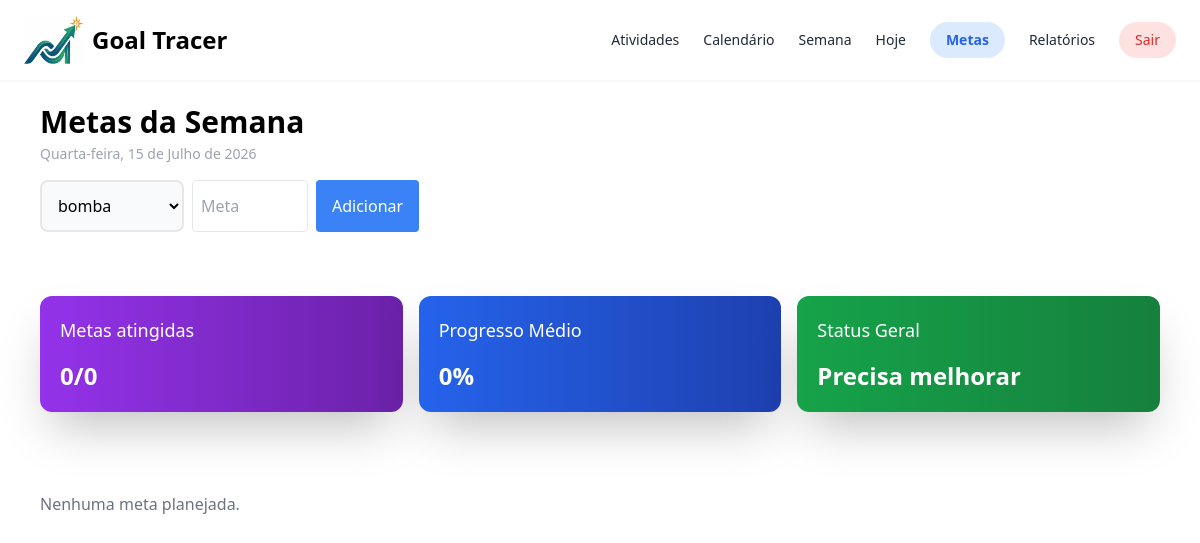
/metas/ (signed in), run on an earlier commit of the app's database.
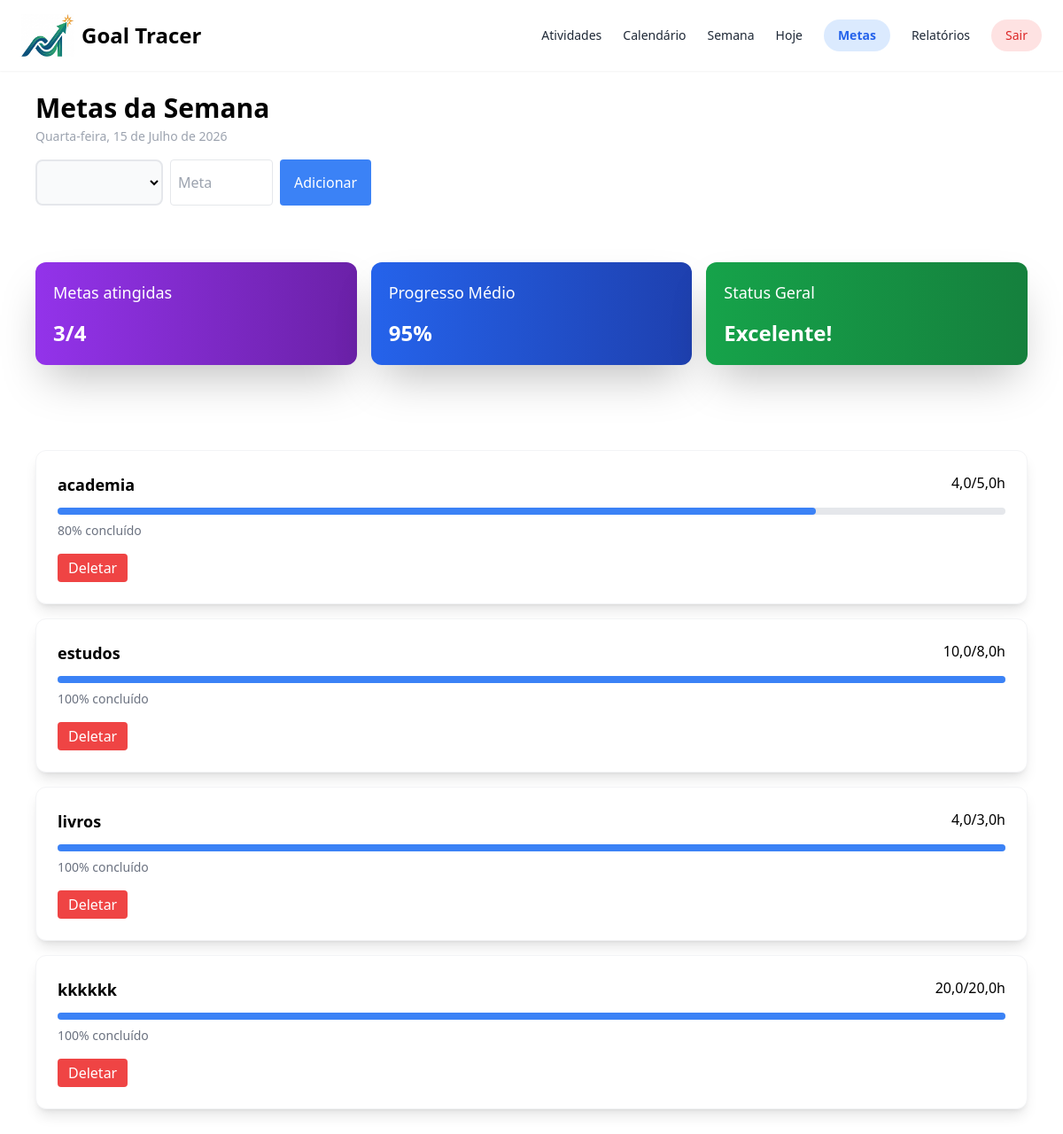
And on a later commit of the database.
### home/models.py (models this page shows, shortened)
class Meta(models.Model):
    semana = models.BigIntegerField(default=1)
    meta_horas = models.FloatField(default=0.0)
    atividade = models.ForeignKey(Atividade, on_delete=models.CASCADE, related_name="vinculos_metas")

class Atividade(models.Model):
    nome = models.CharField(max_length=200) # unique=True evita nomes duplicados
    usuario = models.ForeignKey(User, on_delete=models.CASCADE, related_name="atividades")
    class Meta:
        unique_together = ('nome', 'usuario')  # nome pode repetir ENTRE usuários, mas nao pro MESMO usuario

### home/views.py (the view, shortened to what this page needs)
# urls.py: path('metas/', views.metas, name='metas'),
def metas(request):
    if not request.user.is_authenticated:
        if request.method == "POST":
            return JsonResponse({"erro": "Não autenticado"}, status=401)
        return redirect('login')
    context = gerar_dados_metas(request.user)
    return render(request, "home/metas.html", context)

### home/views.py (called while the page is built)
def data_formatada():
    hoje_data = timezone.localdate()
    dia_semana_hoje = DIAS[hoje_data.weekday()]
    dias_extenso = {
        "Segunda": "Segunda-feira",
        "Terça": "Terça-feira",
        "Quarta": "Quarta-feira",
        "Quinta": "Quinta-feira",
        "Sexta": "Sexta-feira",
        "Sábado": "Sábado",
        "Domingo": "Domingo",
    }
    meses = ["", "Janeiro", "Fevereiro", "Março", "Abril", "Maio", "Junho",
             "Julho", "Agosto", "Setembro", "Outubro", "Novembro", "Dezembro"]
    data_formatada = f"{dias_extenso[dia_semana_hoje]}, {hoje_data.day} de {meses[hoje_data.month]} de {hoje_data.year}"
    return data_formatada

def gerar_estatisticas_metas(usuario, nome_atividade=None):
    novameta = None
    metas = Meta.objects.filter(atividade__usuario=usuario)
    for meta in metas:
        consulta_HorasMeta_semana = AtividadeDoDia.objects.filter(atividade_id=meta.atividade_id).aggregate(total_horas=Sum('horas_feitas'))
        meta.horas_semana = consulta_HorasMeta_semana['total_horas'] or 0.0
        meta.percentual = 0 if meta.meta_horas == 0 else min(
            int((meta.horas_semana / meta.meta_horas) * 100),
            100
        )
        if nome_atividade == meta.atividade.nome:
            novameta = meta
    return (metas, novameta)

### templates/home/metas.html (shortened to what this page needs)
<!DOCTYPE html>
<html lang="pt-BR">
    <head>
        {% load static %}
        <script src="https://cdn.tailwindcss.com"></script>
    </head>
    <body>
        <nav class="bg-white-600 flex shadow-sm px-6 py-4 justify-between">
            <div class="flex">
                {% load static %}
                <img src="{% static 'img/small-logo.png' %}" alt="Logo" class="w-[60px] h-auto">
                <h1 class="text-2xl font-bold p-2">Goal Tracer</h1>
            </div>
            <div class="flex items-center gap-6 text-gray-500 text-sm">
                <a href="{% url 'atividades' %}" class="text-gray-800">Atividades</a>
                <a href="{% url 'calendario' %}" class="text-gray-800">Calendário</a>
                <a href="{% url 'index' %}" class="text-gray-800">Semana</a>
                <a href="{% url 'hoje' %}" class="text-gray-800">Hoje</a>
                <a href="{% url 'metas' %}" class="bg-blue-100 text-blue-600 px-4 py-2 rounded-full font-bold">Metas</a>
                <a href="{% url 'relatorios' %}" class="text-gray-800">Relatórios</a>
                <form method="post" action="{% url 'logout' %}" onsubmit="return confirm('Tem certeza que deseja sair?');">
                    <button type="submit" class="bg-red-100 text-red-600 px-4 py-2 rounded-full text-gray-800">Sair</button>
                </form>
            </div>
        </nav>
        <div>
            <div class="pl-10 py-6">
                <h2 class="text-3xl font-bold">Metas da Semana</h2>
                <p class="text-gray-400 text-sm mt-1">{{ data_formatada }}</p>
                <div class="flex gap-2 mt-4">
                    <select id="caixa_atividades" name="dia_semana" class="border-2 rounded-lg bg-gray-50 p-3 w-[12vw]">
                    {% for atividade in atividades %}
                        <option value="{{ atividade }}"> {{ atividade }} </option>
                        {% empty %}
                        <option value=""></option>
                    {% endfor %}
                    </select>
                    <input id="caixa_meta" type="number" step="0.5" min="0" max="24" name="meta_horas" placeholder="Meta" class="border p-2 rounded">
                    <button id="botao_adicionar" class="bg-blue-500 text-white px-4 rounded">Adicionar</button>
                </div>
            </div>
            <div class="grid grid-cols-3 gap-4 p-10">
                <div class="bg-gradient-to-r from-purple-600 to-purple-800 shadow-2xl text-white rounded-xl p-5">
                    <p class="text-lg">Metas atingidas</p>
                    <p id="metas_atingidas" class="text-2xl font-bold pt-4">{{ metas_atingidas }}/{{ total_metas }}</p>
                </div>
                <div class="bg-gradient-to-r from-blue-600 to-blue-800 shadow-2xl text-white rounded-xl p-5">
                    <p class="text-lg">Progresso Médio</p>
                    <p id="progresso_medio" class="text-2xl font-bold pt-4">{{ progresso_medio }}%</p>
                </div>
                <div class="bg-gradient-to-r from-green-600 to-green-700 shadow-2xl text-white rounded-xl p-5">
                    <p class="text-lg">Status Geral</p>
                    <p id="status" class="text-2xl font-bold pt-4">{{ status }}</p>
                </div>
            </div>
        </div>
        <div id="div_metas" class="p-10">
            {% for meta in metas %}
                <div id="div_meta_{{ meta.atividade.nome }}" class="bg-white rounded-xl border border-gray-100 p-6 mt-4 shadow-lg">
                    <div class="flex justify-between mb-3">
                        <h4 class="font-semibold text-lg">{{ meta.atividade.nome }}</h4>
                        <div>{{ meta.horas_semana }}/{{ meta.meta_horas }}h</div>
                    </div>
                    <div class="w-full bg-gray-200 h-2 rounded-full">
                        <div class="bg-blue-500 h-2 rounded-full w-[{{ meta.percentual }}%]"></div>
                    </div>
                    <p class="mt-2 text-sm text-gray-500">{{ meta.percentual }}% concluído</p>
                    <div class="flex mt-4">
                        <button id="botao_deletar_{{ meta.atividade.nome }}" type="submit" class="px-3 py-1 bg-red-500 text-white rounded">Deletar</button>
                    </div>
                </div>
            {% empty %}
                <p class="text-gray-500">Nenhuma meta planejada.</p>
            {% endfor %}
        </div>
    </body>
</html>

What changed in the data, as far as the page shows it:
added Meta: atividade.nome "academia", horas_semana "4,0", meta_horas "5,0", percentual "80"
added Meta: atividade.nome "estudos", horas_semana "10,0", meta_horas "8,0", percentual "100"
added Meta: atividade.nome "livros", horas_semana "4,0", meta_horas "3,0", percentual "100"
added Meta: atividade.nome "kkkkkk", horas_semana "20,0", meta_horas "20,0", percentual "100"
Also different on the page:
form field dia_semana: "bomba" → (not shown)
{{ metas_atingidas }}: "0" → "3"
{{ total_metas }}: "0" → "4"
{{ progresso_medio }}: "0" → "95"
{{ status }}: "Precisa melhorar" → "Excelente!"
text no longer shown: "Nenhuma meta planejada."
